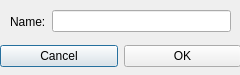
<?xml version="1.0" encoding="UTF-8"?>
<ui version="4.0">
 <class>AddLayerDialog</class>
 <widget class="QDialog" name="AddLayerDialog">
  <property name="geometry">
   <rect>
    <x>0</x>
    <y>0</y>
    <width>240</width>
    <height>75</height>
   </rect>
  </property>
  <property name="windowTitle">
   <string>New Layer name</string>
  </property>
  <widget class="QWidget" name="">
   <property name="geometry">
    <rect>
     <x>0</x>
     <y>40</y>
     <width>241</width>
     <height>32</height>
    </rect>
   </property>
   <layout class="QHBoxLayout" name="horizontalLayout">
    <item>
     <widget class="QPushButton" name="cancelButton">
      <property name="text">
       <string>Cancel</string>
      </property>
     </widget>
    </item>
    <item>
     <widget class="QPushButton" name="confirmButton">
      <property name="text">
       <string>OK</string>
      </property>
     </widget>
    </item>
   </layout>
  </widget>
  <widget class="QWidget" name="">
   <property name="geometry">
    <rect>
     <x>10</x>
     <y>10</y>
     <width>221</width>
     <height>23</height>
    </rect>
   </property>
   <layout class="QHBoxLayout" name="horizontalLayout_2">
    <item>
     <widget class="QLabel" name="label">
      <property name="text">
       <string>Name:</string>
      </property>
     </widget>
    </item>
    <item>
     <widget class="QLineEdit" name="lineEdit"/>
    </item>
   </layout>
  </widget>
 </widget>
 <resources/>
 <connections/>
</ui>
